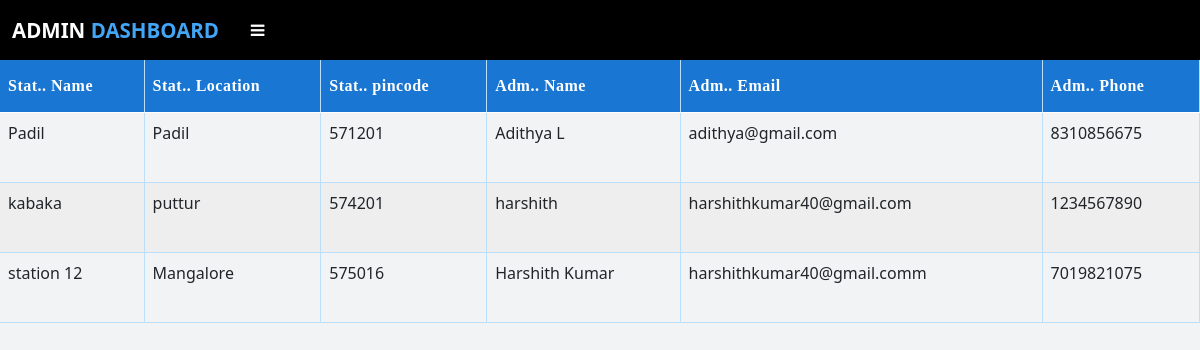
Before: /stationlist (signed in) with the older database file.
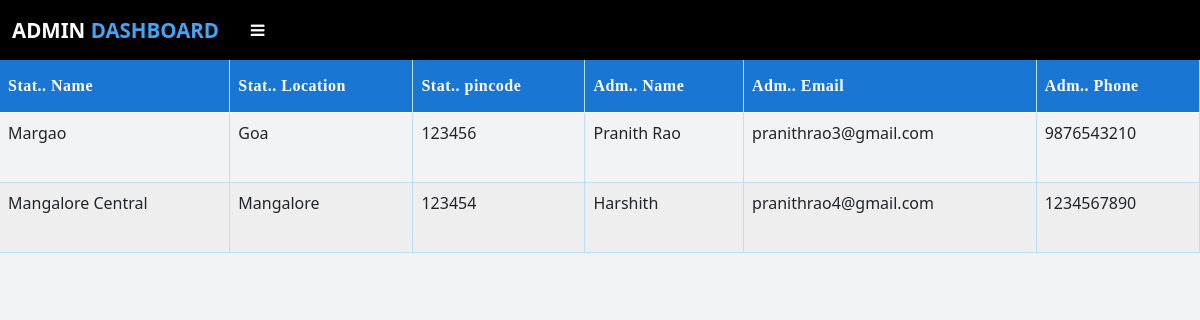
After: the same page with the newer database file.
### app.py (models this page shows, shortened)
class Station(db.Model):
    id = db.Column(db.Integer, primary_key=True)
    station_name = db.Column(db.String(100),nullable=False,unique=True)
    station_location = db.Column(db.String(100),nullable=False)
    station_pincode = db.Column(db.String(15),nullable=False)
    name = db.Column(db.String(100),nullable=False)
    email = db.Column(db.String(100), nullable=False,unique=True)
    phone = db.Column(db.String(11), nullable=False,unique=True)
    password = db.Column(db.String(255),nullable=False)

### app.py (the view)
@app.route("/stationlist")
def stationlist():
    if 'mainadmin' in session:
        data = Station.query.all()
        return render_template('station_list.html',data=data)
    else:
        flash("Session Expired", "error")
        return redirect(url_for('adminlog'))

### templates/station_list.html (shortened to what this page needs)
{% extends "Admin-layout.html" %}
{% block head %} {{ super() }}
{% endblock %}
{% block content %}
<div class="table-responsive">
	<table class="table">
		<thead>
			<tr>
				<th scope="col">Stat.. Name</th>
				<th scope="col">Stat.. Location</th>
				<th scope="col">Stat.. pincode</th>
				<th scope="col">Adm.. Name</th>
				<th scope="col">Adm.. Email</th>
				<th scope="col">Adm.. Phone</th>
			</tr>
		</thead>
		<tbody>
			{% for i in data %}
			<tr>
				<td>{{i.station_name}}</td>
				<td>{{i.station_location}}</td>
				<td>{{i.station_pincode}}</td>
				<td>{{i.name}}</td>
				<td>{{i.email}}</td>
				<td>{{i.phone}}</td>
			</tr>
			{% endfor %}
		</tbody>
	</table>
</div>
{% endblock %}

### templates/Admin-layout.html (shortened to what this page needs)
<!DOCTYPE html>
<html lang="en">
  <head>
    {% block head %}
    <link
      href="https://cdn.jsdelivr.net/npm/bootstrap@5.0.0/dist/css/bootstrap.min.css"
      rel="stylesheet"
    />
    <link
      rel="stylesheet"
      href="https://cdnjs.cloudflare.com/ajax/libs/font-awesome/4.7.0/css/font-awesome.min.css"
    />
    <link
      rel="stylesheet"
      href="https://cdnjs.cloudflare.com/ajax/libs/animate.css/4.1.1/animate.min.css"
    />
    {% endblock %}
  </head>
  <body>
    <nav class="navbar navbar-expand-lg navbar-light" style="background-color:#000000;height:60px;" id="navbar">
      <div class="container-fluid">
          <a class="navbar-brand" href="#"><h3 id="text1">Admin <span>Dashboard</span></h3></a>
          <button type="button" id="sidebarCollapse" class="btn btn-darks me-auto  " onclick="openNav()">
              <i class="fa fa-bars" aria-hidden="true"></i>
              </button>
       </div>
    </nav>
    <div id="content">{% block content %} {% endblock %}</div>
  </body>
</html>

### templates/station_list.html (style rules this page uses)
table { font-family: 'Roboto' sans-serif; border-collapse: collapse; width: 100%; }
table tr:nth-child(even) { background-color: #eeeeee; }
.table th { padding-top: 14px; padding-bottom: 14px; text-align: left; background-color: #1976d2; color: white; letter-spacing: 0.5px; user-select: none; border-right: 0.5px solid #bbdefb; font-family: Bahnschrift SemiBold; }
table td { border-right: 0.5px solid #bbdefb; height: 70px; }
table td, table th { border-bottom: 0.5px solid #bbdefb; }

### templates/Admin-layout.html (style rules this page uses)
body { font-family: "Roboto" sans-serif; background-color: #f2f3f4; }
* { margin: 0; padding: 0; text-decoration: none; list-style: none; }
#text1 { color: #fff; margin: 0; text-transform: uppercase; font-size: 20.5px; font-weight: 750; }
#text1 span { color: #42A5F5; }
#sidebarCollapse { color: white; width: 45px; }

Changed rows visible on the page:
removed Station: station_name "station 12", station_location "Mangalore", station_pincode "575016", name "Harshith Kumar", email "harshithkumar40@gmail.comm", phone "7019821075"
changed Station: station_name "Padil" → "Margao"; station_location "Padil" → "Goa"; station_pincode "571201" → "123456"; name "Adithya L" → "Pranith Rao"; email "adithya@gmail.com" → "pranithrao3@gmail.com"; phone "8310856675" → "9876543210"
changed Station: station_name "kabaka" → "Mangalore Central"; station_location "puttur" → "Mangalore"; station_pincode "574201" → "123454"; name "harshith" → "Harshith"; email "harshithkumar40@gmail.com" → "pranithrao4@gmail.com"
